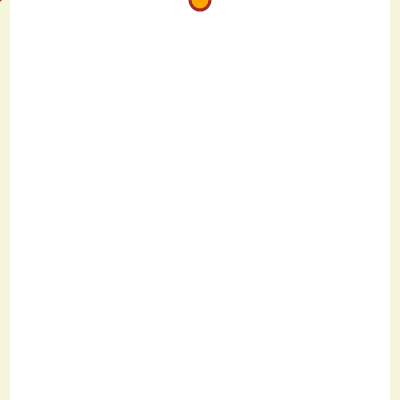
Frame 1 (no input)
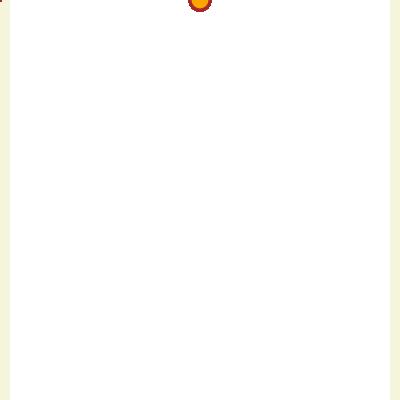
Frame 60 (no input)
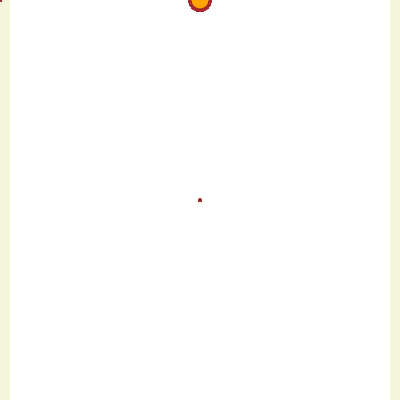
Frame 120 (the mouse pressed at the canvas centre since frame 60)

The p5.js sketch that drew these frames (run headless with seeded random() and noise() and a simulated clock; from frame 60 on, the mouse is pressed at the canvas centre):

// p5.js sketch
// ── sketch.js
function setup() {
  createCanvas(400, 400);
  strokeWeight(3);
  //center squares to match circles
  rectMode(CENTER);
  
  //draw rects to mark far sides
  noStroke();
  fill("beige");
  rect(5, height / 2, 10, height);
  rect(width - 5, height / 2, 10, height);
  fill("orange");
  stroke("brown");

}

function draw() {
  point(mouseX, mouseY);

  //if (test) {doThis; }
  //test: mouseX on far left of canvas
  //doThis: draw a circle at mouseY
  if (mouseX < 10) {
    circle(width / 2, mouseY, 20);
  }

  //test: mouseX on far right of canvas
  //doThis: draw a square at mouseY
  if (mouseX > width - 10) {
    square(width / 2, mouseY, 20);
  }

}
